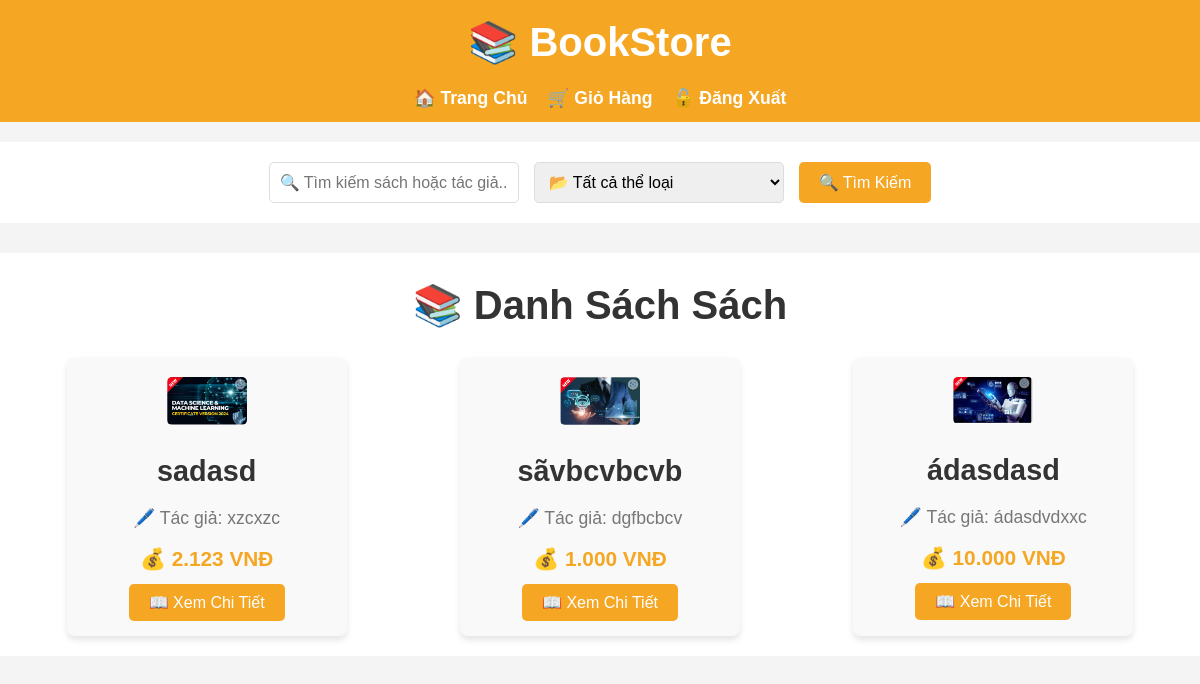
Page /index.php?action=books (signed in) on the committed database.
### tables this page shows
CREATE TABLE `books` (
  `id` int NOT NULL,
  `title` varchar(255) NOT NULL,
  `author` varchar(100) NOT NULL,
  `price` decimal(10,2) NOT NULL,
  `description` text,
  `image` varchar(255) DEFAULT NULL,
  `created_at` timestamp NULL DEFAULT CURRENT_TIMESTAMP,
  `category_id` int DEFAULT NULL
);

### app/controllers/BookController.php (called while the page is built, shortened)
<?php
require_once __DIR__ . '/../models/Book.php';
class BookController {
    public function listAllBooks() {
        $bookModel = new Book();
        $keyword = isset($_GET['keyword']) ? trim($_GET['keyword']) : '';
        $category_id = isset($_GET['category_id']) ? intval($_GET['category_id']) : 0;
        if (!empty($keyword)) {
            $books = $bookModel->searchBooks($keyword);
        } elseif ($category_id > 0) {
            $books = $bookModel->getBooksByCategory($category_id);
        } else {
            $books = $bookModel->getAllBooks();
        }
        include __DIR__ . '/../views/books/index.php';
    }
}
?>

### public/index.php (called while the page is built, shortened)
<?php
require_once __DIR__ . '/../routes/web.php';
?>

### app/models/Book.php (called while the page is built, shortened)
<?php
require_once 'Database.php';
class Book {
    private $conn;
    public function __construct() {
        $database = new Database();
        $this->conn = $database->getConnection();
    }
    public function getAllBooks() {
        $query = "SELECT books.*, categories.name AS category_name FROM books
                  LEFT JOIN categories ON books.category_id = categories.id";
        $stmt = $this->conn->prepare($query);
        if (!$stmt->execute()) {
            die("❌ Lỗi truy vấn database: " . implode(" ", $stmt->errorInfo()));
        }
        $books = $stmt->fetchAll(PDO::FETCH_ASSOC);
        return $books;
    }
}
?>

### app/models/Database.php (called while the page is built, shortened)
<?php
class Database {
    private $host = "localhost";
    private $db_name = "bookstore";
    private $username = "root";
    private $password = "";
    public function getConnection() {
        $this->conn = null;
        try {
            $this->conn = new PDO("mysql:host=" . $this->host . ";dbname=" . $this->db_name, $this->username, $this->password);
            $this->conn->setAttribute(PDO::ATTR_ERRMODE, PDO::ERRMODE_EXCEPTION);
        } catch (PDOException $exception) {
            echo "Connection error: " . $exception->getMessage();
        }
        return $this->conn;
    }
}
?>

### app/views/books/index.php (the view, shortened to what this page needs)
<?php
require_once __DIR__ . '/../../../app/controllers/BookController.php';
require_once __DIR__ . '/../../../app/controllers/CategoryController.php';
?>
<!DOCTYPE html>
<html lang="vi">
<head>
</head>
<body>
    <header>
        <h1>📚 BookStore</h1>
        <nav>
            <ul>
                <li><a href="index.php?action=home">🏠 Trang Chủ</a></li>
                <li><a href="index.php?action=cart">🛒 Giỏ Hàng</a></li>
                <li><a href="index.php?action=logout">🔓 Đăng Xuất</a></li>
            </ul>
        </nav>
    </header>
    <section class="filter-section">
        <form method="GET" action="index.php">
            <input type="text" name="keyword" placeholder="🔍 Tìm kiếm sách hoặc tác giả..."
                   value="<?= isset($_GET['keyword']) ? htmlspecialchars($_GET['keyword']) : ''; ?>">
            <select name="category_id">
                <option value="0">📂 Tất cả thể loại</option>
            </select>
            <button type="submit" class="btn">🔍 Tìm Kiếm</button>
        </form>
    </section>
    <section class="book-list">
        <h2>📚 Danh Sách Sách</h2>
        <div class="book-container">
            <?php foreach ($books as $book): ?>
                <div class="book-card">
                    <?php
                        $imagePath = !empty($book['image']) ? "/PHP/baidoan/" . htmlspecialchars($book['image']) : "/PHP/baidoan/public/assets/images/no-image.png";
                    ?>
                    <img src="<?= $imagePath ?>" width="80" height="100"
                        onerror="this.onerror=null;this.src='/PHP/baidoan/public/assets/images/no-image.png';">
                    <h3><?= htmlspecialchars($book['title']); ?></h3>
                    <p>🖊️ Tác giả: <?= htmlspecialchars($book['author']); ?></p>
                    <p class="price">💰 <?= number_format($book['price'], 0, ',', '.'); ?> VNĐ</p>
                    <a href="index.php?action=book_detail&id=<?= $book['id']; ?>" class="btn">📖 Xem Chi Tiết</a>
                </div>
            <?php endforeach; ?>
        </div>
    </section>
</body>
</html>

### app/views/books/index.php (style rules this page uses)
* { margin: 0; padding: 0; box-sizing: border-box; }
body { font-family: Arial, sans-serif; background-color: #f4f4f4; color: #333; line-height: 1.6; }
header { background-color: #f5a623; color: white; padding: 10px 0; text-align: center; }
header h1 { font-size: 2.5rem; margin-bottom: 10px; }
header nav ul { list-style: none; display: flex; justify-content: center; gap: 20px; }
header nav ul li { display: inline-block; }
header nav ul li a { color: white; text-decoration: none; font-weight: bold; font-size: 1.1rem; }
.filter-section { background-color: #fff; padding: 20px; text-align: center; margin-top: 20px; }
.filter-section form { display: inline-flex; gap: 15px; }
.filter-section input[type="text"], .filter-section select { padding: 10px; font-size: 1rem; border: 1px solid #ddd; border-radius: 5px; width: 250px; }
.filter-section button { padding: 10px 20px; font-size: 1rem; background-color: #f5a623; border: none; border-radius: 5px; color: white; cursor: pointer; }
.book-list { padding: 20px; background-color: #fff; margin-top: 30px; }
.book-list h2 { font-size: 2.5rem; margin-bottom: 20px; text-align: center; }
.book-container { display: grid; grid-template-columns: repeat(auto-fill, minmax(280px, 1fr)); gap: 20px; justify-items: center; }
.book-card { background-color: #f9f9f9; border-radius: 8px; box-shadow: 0 4px 6px rgba(0, 0, 0, 0.1); padding: 20px; text-align: center; width: 100%; max-width: 280px; transition: transform 0.3s ease; }
.book-card img { max-width: 100%; height: auto; border-radius: 5px; margin-bottom: 15px; }
.book-card h3 { font-size: 1.8rem; color: #333; margin-bottom: 10px; }
.book-card p { font-size: 1.1rem; color: #777; margin-bottom: 10px; }
.book-card .price { font-size: 1.3rem; color: #f5a623; font-weight: bold; margin-bottom: 15px; }
.book-card .btn { background-color: #f5a623; padding: 10px 20px; color: white; text-decoration: none; border-radius: 5px; }

### rows in the picture
books: image (picture), title "sadasd", author "xzcxzc", price "2.123"
books: image (picture), title "sãvbcvbcvb", author "dgfbcbcv", price "1.000"
books: image (picture), title "ádasdasd", author "ádasdvdxxc", price "10.000"
